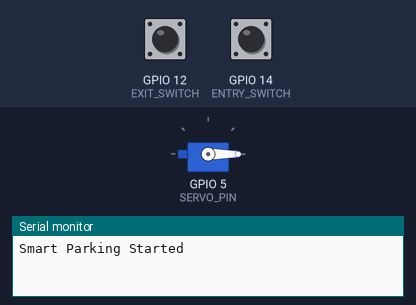
A sketch run on a simulated ESP8266 (NodeMCU). Parts: servo, the last lines printed to the serial monitor. The test bench sets the inputs (shaded band); at power-on: GPIO 14 (ENTRY_SWITCH) HIGH, GPIO 12 (EXIT_SWITCH) HIGH. WiFi joins after 1.5 s; servers stay silent unless stated.

Above: at 3.0 s.
3.1 s: GPIO 14 (ENTRY_SWITCH) pulled LOW for 0.15 s
At 3.6 s:
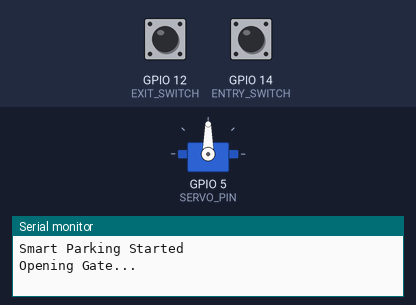
7.8 s: GPIO 14 (ENTRY_SWITCH) pulled LOW for 1 s
At 11.6 s:
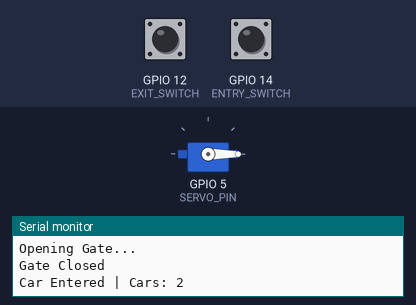
11.8 s: GPIO 14 (ENTRY_SWITCH) pulled LOW for 3.2 s
At 12.6 s:
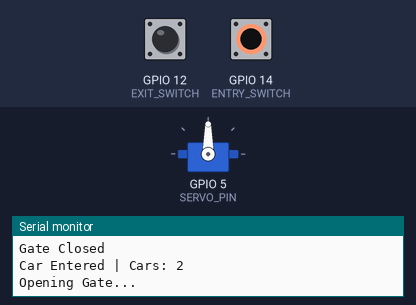
Timing chart, 0 to 16.3 s (numbered marks = the images above; inputs shaded):
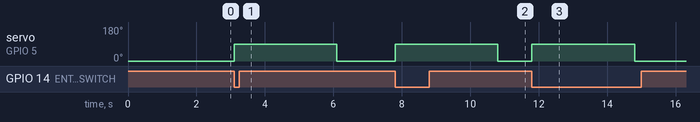

The sketch:

smart_city_gate_esp8266.ino
```cpp
#include <ESP8266WiFi.h>
#include <BlynkSimpleEsp8266.h>
#include <Servo.h>

// WiFi
char ssid[] = "YOUR_WIFI_SSID";
char pass[] = "YOUR_WIFI_PASSWORD";

// GPIO pins
#define SERVO_PIN 5        // D1
#define ENTRY_SWITCH 14    // D5
#define EXIT_SWITCH 12     // D6

Servo gateServo;

int slotCount = 6;
int cars = 0;

bool entryDetected = false;
bool exitDetected = false;

BlynkTimer timer;

// -------- MANUAL BUTTON --------
BLYNK_WRITE(V6) {
  if (param.asInt() == 1) {
    openGate();
    Blynk.virtualWrite(V5, "Gate Opened Manually");
  }
}

// -------- SETUP --------
void setup() {
  Serial.begin(115200);

  // Push buttons with internal pullup
  pinMode(ENTRY_SWITCH, INPUT_PULLUP);
  pinMode(EXIT_SWITCH, INPUT_PULLUP);

  gateServo.attach(SERVO_PIN);
  gateServo.write(0);

  Blynk.begin("", ssid, pass);

  timer.setInterval(1000L, sendToBlynk);

  Serial.println("Smart Parking Started");
}

// -------- LOOP --------
void loop() {
  Blynk.run();
  timer.run();

  int entryState = digitalRead(ENTRY_SWITCH);
  int exitState = digitalRead(EXIT_SWITCH);

  // -------- ENTRY --------
  // Button pressed = LOW
  if (entryState == LOW && !entryDetected) {
    entryDetected = true;

    if (cars < slotCount) {
      openGate();
      cars++;

      Serial.print("Car Entered | Cars: ");
      Serial.println(cars);

      Blynk.virtualWrite(V5, "Car Entered");
    } else {
      Serial.println("Parking FULL");
      Blynk.virtualWrite(V5, "Parking Full");
    }
  }

  // Button released
  if (entryState == HIGH) {
    entryDetected = false;
  }

  // -------- EXIT --------
  if (exitState == LOW && !exitDetected) {
    exitDetected = true;

    if (cars > 0) {
      cars--;

      Serial.print("Car Exited | Cars: ");
      Serial.println(cars);

      Blynk.virtualWrite(V5, "Car Exited");
    }
  }

  // Button released
  if (exitState == HIGH) {
    exitDetected = false;
  }
}

// -------- SEND TO BLYNK --------
void sendToBlynk() {
  int available = slotCount - cars;
  Blynk.virtualWrite(V4, available);
}

// -------- SERVO FUNCTION --------
void openGate() {
  Serial.println("Opening Gate...");

  gateServo.write(90);
  delay(3000);
  gateServo.write(0);

  Serial.println("Gate Closed");
}
```

Measured:
- after the input at 3.1 s, servo on GPIO 5 (SERVO_PIN): 0° → 90° at once, → 0° 3.0 s later
- after the input at 7.8 s, servo on GPIO 5 (SERVO_PIN): 0° → 90° at once, → 0° 3.0 s later
- after the input at 11.8 s, servo on GPIO 5 (SERVO_PIN): 0° → 90° at once, → 0° 3.0 s later
